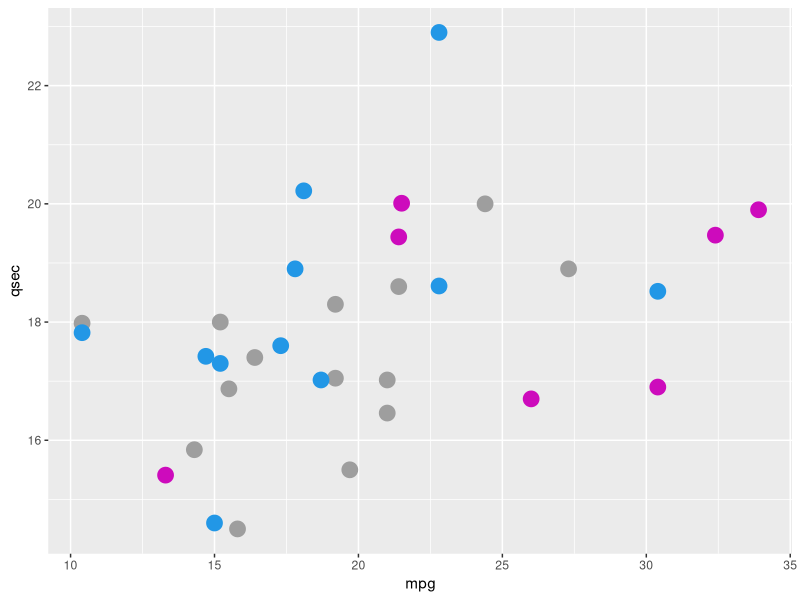

This figure's R source: (Note: this script raises an error after producing the figure.)
## ---- chunk 1
knitr::opts_chunk$set(echo = TRUE)
## ---- chunk 2
library(ggplot2)
library(dplyr)

df <-as_tibble(mtcars)

df
## ---- chunk 3
df %>%
  summarise(mean(disp))
## ---- chunk 4
## sorting and arranging
df%>%
  arrange(desc(disp), desc(mpg))
## ---- chunk 5
## obtain the firts column
df%>%
  pull(1)
## ---- chunk 6
## obtain sliced portion
df %>%
  slice(10:5)
## ---- chunk 7
#get cars with more than 3 gears and plot output
attach(df)
df%>%
  filter(gear>2) %>%
  arrange(desc(mpg)) %>%
  ggplot(aes(x=mpg, y=qsec))+geom_point(show.legend = TRUE, color=cyl, size=5)

## ---- chunk 8
## build simple linear regression model

attach(df)
model<- lm(qsec~mpg)
# present summary summary(model)

df%>%
  mutate(mod=list(model)) %>%
  mutate(pred=predict(model)) %>%
  summarise(rmse=sqrt(mean(pred-qsec)**2), rsquared=summary(model)$r.squared)
## ---- chunk 9
df%>%
  ggplot(aes(x=mpg, y=qsec))+geom_point(show.legend = TRUE, color=cyl, size=5)+
  geom_line(aes(x=mpg, y=pred))
## ---- chunk 10
df%>%
  unique()
